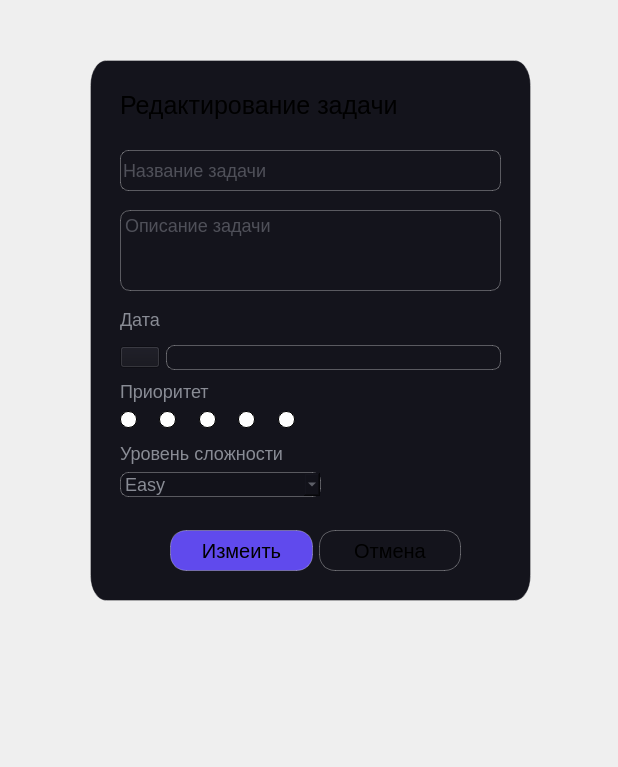
<?xml version="1.0" encoding="UTF-8"?>
<ui version="4.0">
 <class>Form</class>
 <widget class="QWidget" name="Form">
  <property name="geometry">
   <rect>
    <x>0</x>
    <y>0</y>
    <width>618</width>
    <height>767</height>
   </rect>
  </property>
  <property name="focusPolicy">
   <enum>Qt::TabFocus</enum>
  </property>
  <property name="windowTitle">
   <string>Form</string>
  </property>
  <property name="styleSheet">
   <string notr="true">QWidget {
	color:white
}
QWidget#Form {
	background-color: #12121a;
};
</string>
  </property>
  <widget class="QFrame" name="frame">
   <property name="geometry">
    <rect>
     <x>90</x>
     <y>60</y>
     <width>441</width>
     <height>541</height>
    </rect>
   </property>
   <property name="whatsThis">
    <string>&lt;html&gt;&lt;head/&gt;&lt;body&gt;&lt;p align=&quot;center&quot;&gt;ывпы&lt;/p&gt;&lt;/body&gt;&lt;/html&gt;</string>
   </property>
   <property name="styleSheet">
    <string notr="true">QFrame#frame {
	background-color:  #14141c;
	border: 1px solid rgba(255,255,255,0.3);
	border-radius : 16px solid;
}

QLineEdit {
	background-color: #14141c;
	font-size: 18px;
	color: #898c95;
	border-radius: 8px;
	border: 1px solid rgba(255,255,255,0.3);
}
QLineEdit:focus {
	border: 2px solid rgb(96, 74, 237);
	outline: 2px solid rgba(127,90,240, 0.20)
}

QRadioButton::indicator {
	width: 15px;
	height:15px;
	border:1px solid black;
	border-radius: 8px;
	background: white;
}
QRadioButton::indicator:checked{
	background: orange;
	border: 1px solid #666666;
}</string>
   </property>
   <property name="frameShape">
    <enum>QFrame::StyledPanel</enum>
   </property>
   <property name="frameShadow">
    <enum>QFrame::Raised</enum>
   </property>
   <widget class="QLabel" name="label">
    <property name="geometry">
     <rect>
      <x>30</x>
      <y>20</y>
      <width>311</width>
      <height>51</height>
     </rect>
    </property>
    <property name="whatsThis">
     <string>&lt;html&gt;&lt;head/&gt;&lt;body&gt;&lt;p align=&quot;center&quot;&gt;&lt;br/&gt;&lt;/p&gt;&lt;/body&gt;&lt;/html&gt;</string>
    </property>
    <property name="styleSheet">
     <string notr="true">font-size:25px;</string>
    </property>
    <property name="text">
     <string>Редактирование задачи</string>
    </property>
   </widget>
   <widget class="QLineEdit" name="nameEdit">
    <property name="geometry">
     <rect>
      <x>30</x>
      <y>90</y>
      <width>381</width>
      <height>41</height>
     </rect>
    </property>
    <property name="styleSheet">
     <string notr="true"/>
    </property>
    <property name="text">
     <string/>
    </property>
    <property name="placeholderText">
     <string>Название задачи</string>
    </property>
   </widget>
   <widget class="QPlainTextEdit" name="discriptionEdit">
    <property name="geometry">
     <rect>
      <x>30</x>
      <y>150</y>
      <width>381</width>
      <height>81</height>
     </rect>
    </property>
    <property name="styleSheet">
     <string notr="true">QPlainTextEdit{
background-color: #14141c;
font-size: 18px;
color: #898c95;
border-radius: 10px;
border: 1px solid rgba(255,255,255,0.3);
}
QPlainTextEdit:focus {
	border: 2px solid rgb(96, 74, 237);
	outline: 2px solid rgba(127,90,240, 0.20)
}</string>
    </property>
    <property name="placeholderText">
     <string>Описание задачи</string>
    </property>
   </widget>
   <widget class="QWidget" name="layoutWidget">
    <property name="geometry">
     <rect>
      <x>30</x>
      <y>320</y>
      <width>191</width>
      <height>50</height>
     </rect>
    </property>
    <layout class="QVBoxLayout" name="verticalLayout">
     <item>
      <widget class="QLabel" name="Priority">
       <property name="styleSheet">
        <string notr="true">color: #898c95;
font-size: 18px;</string>
       </property>
       <property name="text">
        <string>Приоритет</string>
       </property>
      </widget>
     </item>
     <item>
      <layout class="QHBoxLayout" name="horizontalLayout_2">
       <item>
        <widget class="QRadioButton" name="priorButton_1">
         <property name="sizePolicy">
          <sizepolicy hsizetype="Preferred" vsizetype="Preferred">
           <horstretch>24</horstretch>
           <verstretch>24</verstretch>
          </sizepolicy>
         </property>
         <property name="cursor">
          <cursorShape>PointingHandCursor</cursorShape>
         </property>
         <property name="focusPolicy">
          <enum>Qt::StrongFocus</enum>
         </property>
         <property name="contextMenuPolicy">
          <enum>Qt::PreventContextMenu</enum>
         </property>
         <property name="styleSheet">
          <string notr="true"/>
         </property>
         <property name="text">
          <string/>
         </property>
         <attribute name="buttonGroup">
          <string notr="true">buttonGroup</string>
         </attribute>
        </widget>
       </item>
       <item>
        <widget class="QRadioButton" name="priorButton_2">
         <property name="sizePolicy">
          <sizepolicy hsizetype="Preferred" vsizetype="Preferred">
           <horstretch>24</horstretch>
           <verstretch>24</verstretch>
          </sizepolicy>
         </property>
         <property name="cursor">
          <cursorShape>PointingHandCursor</cursorShape>
         </property>
         <property name="focusPolicy">
          <enum>Qt::StrongFocus</enum>
         </property>
         <property name="contextMenuPolicy">
          <enum>Qt::PreventContextMenu</enum>
         </property>
         <property name="styleSheet">
          <string notr="true"/>
         </property>
         <property name="text">
          <string/>
         </property>
         <attribute name="buttonGroup">
          <string notr="true">buttonGroup</string>
         </attribute>
        </widget>
       </item>
       <item>
        <widget class="QRadioButton" name="priorButton_3">
         <property name="sizePolicy">
          <sizepolicy hsizetype="Preferred" vsizetype="Preferred">
           <horstretch>24</horstretch>
           <verstretch>24</verstretch>
          </sizepolicy>
         </property>
         <property name="cursor">
          <cursorShape>PointingHandCursor</cursorShape>
         </property>
         <property name="focusPolicy">
          <enum>Qt::StrongFocus</enum>
         </property>
         <property name="contextMenuPolicy">
          <enum>Qt::PreventContextMenu</enum>
         </property>
         <property name="styleSheet">
          <string notr="true"/>
         </property>
         <property name="text">
          <string/>
         </property>
         <attribute name="buttonGroup">
          <string notr="true">buttonGroup</string>
         </attribute>
        </widget>
       </item>
       <item>
        <widget class="QRadioButton" name="priorButton_4">
         <property name="sizePolicy">
          <sizepolicy hsizetype="Preferred" vsizetype="Preferred">
           <horstretch>24</horstretch>
           <verstretch>24</verstretch>
          </sizepolicy>
         </property>
         <property name="cursor">
          <cursorShape>PointingHandCursor</cursorShape>
         </property>
         <property name="focusPolicy">
          <enum>Qt::StrongFocus</enum>
         </property>
         <property name="contextMenuPolicy">
          <enum>Qt::PreventContextMenu</enum>
         </property>
         <property name="styleSheet">
          <string notr="true"/>
         </property>
         <property name="text">
          <string/>
         </property>
         <attribute name="buttonGroup">
          <string notr="true">buttonGroup</string>
         </attribute>
        </widget>
       </item>
       <item>
        <widget class="QRadioButton" name="radioButton_5">
         <property name="sizePolicy">
          <sizepolicy hsizetype="Preferred" vsizetype="Preferred">
           <horstretch>24</horstretch>
           <verstretch>24</verstretch>
          </sizepolicy>
         </property>
         <property name="cursor">
          <cursorShape>PointingHandCursor</cursorShape>
         </property>
         <property name="focusPolicy">
          <enum>Qt::StrongFocus</enum>
         </property>
         <property name="contextMenuPolicy">
          <enum>Qt::PreventContextMenu</enum>
         </property>
         <property name="styleSheet">
          <string notr="true"/>
         </property>
         <property name="text">
          <string/>
         </property>
         <attribute name="buttonGroup">
          <string notr="true">buttonGroup</string>
         </attribute>
        </widget>
       </item>
      </layout>
     </item>
    </layout>
   </widget>
   <widget class="QWidget" name="layoutWidget">
    <property name="geometry">
     <rect>
      <x>30</x>
      <y>240</y>
      <width>381</width>
      <height>70</height>
     </rect>
    </property>
    <layout class="QVBoxLayout" name="verticalLayout_2">
     <item>
      <widget class="QLabel" name="date_label">
       <property name="styleSheet">
        <string notr="true">color: #898c95;
font-size: 18px;</string>
       </property>
       <property name="text">
        <string>Дата</string>
       </property>
      </widget>
     </item>
     <item>
      <layout class="QHBoxLayout" name="horizontalLayout">
       <item>
        <widget class="QPushButton" name="pushButton">
         <property name="cursor">
          <cursorShape>PointingHandCursor</cursorShape>
         </property>
         <property name="styleSheet">
          <string notr="true">background-color: #14141c;</string>
         </property>
         <property name="text">
          <string/>
         </property>
         <property name="icon">
          <iconset>
           <normaloff>icons/dark_theme/calendar-event-line.png</normaloff>icons/dark_theme/calendar-event-line.png</iconset>
         </property>
         <property name="iconSize">
          <size>
           <width>28</width>
           <height>28</height>
          </size>
         </property>
        </widget>
       </item>
       <item>
        <widget class="QLineEdit" name="lineEdit_2"/>
       </item>
      </layout>
     </item>
    </layout>
   </widget>
   <widget class="QWidget" name="layoutWidget">
    <property name="geometry">
     <rect>
      <x>30</x>
      <y>380</y>
      <width>201</width>
      <height>57</height>
     </rect>
    </property>
    <layout class="QVBoxLayout" name="verticalLayout_3">
     <item>
      <widget class="QLabel" name="label_2">
       <property name="styleSheet">
        <string notr="true">color: #898c95;
font-size: 18px;</string>
       </property>
       <property name="text">
        <string>Уровень сложности</string>
       </property>
      </widget>
     </item>
     <item>
      <widget class="QComboBox" name="comboBox">
       <property name="styleSheet">
        <string notr="true">QComboBox {
	background-color: #12121a;
	font-size: 18px;
	color: #898c95;
	border-radius: 8px;
	border: 1px solid rgba(255,255,255,0.3);
}

QComboBox QAbstarctItemView {
	background: black;
}
QComboBox:on {
	border: 2px solid rgb(96, 74, 237);
	outline: 2px solid rgba(127,90,240, 0.20);
	background-color: #12121a;
}


QComboBox:focus {
	border: 2px solid rgb(96, 74, 237);
	outline: 2px solid rgba(127,90,240, 0.20)
}</string>
       </property>
       <item>
        <property name="text">
         <string>Easy</string>
        </property>
       </item>
       <item>
        <property name="text">
         <string>Normal</string>
        </property>
       </item>
       <item>
        <property name="text">
         <string>Hard</string>
        </property>
       </item>
      </widget>
     </item>
    </layout>
   </widget>
   <widget class="QWidget" name="layoutWidget">
    <property name="geometry">
     <rect>
      <x>80</x>
      <y>470</y>
      <width>291</width>
      <height>41</height>
     </rect>
    </property>
    <layout class="QHBoxLayout" name="horizontalLayout_3">
     <item>
      <widget class="QPushButton" name="pushButton_2">
       <property name="sizePolicy">
        <sizepolicy hsizetype="Minimum" vsizetype="Preferred">
         <horstretch>0</horstretch>
         <verstretch>0</verstretch>
        </sizepolicy>
       </property>
       <property name="cursor">
        <cursorShape>PointingHandCursor</cursorShape>
       </property>
       <property name="styleSheet">
        <string notr="true">background: rgb(96, 74, 237);
border-radius:16px;
border: 1px solid rgba(255,255,255,0.3);
font-size: 20px;</string>
       </property>
       <property name="text">
        <string>Измеить</string>
       </property>
       <attribute name="buttonGroup">
        <string notr="true">buttonGroup_2</string>
       </attribute>
      </widget>
     </item>
     <item>
      <widget class="QPushButton" name="pushButton_3">
       <property name="sizePolicy">
        <sizepolicy hsizetype="Minimum" vsizetype="Preferred">
         <horstretch>0</horstretch>
         <verstretch>0</verstretch>
        </sizepolicy>
       </property>
       <property name="cursor">
        <cursorShape>PointingHandCursor</cursorShape>
       </property>
       <property name="styleSheet">
        <string notr="true">border: 1px solid rgba(255,255,255,0.3);
border-radius : 16px ;
font-size: 20px;</string>
       </property>
       <property name="text">
        <string>Отмена</string>
       </property>
       <attribute name="buttonGroup">
        <string notr="true">buttonGroup_2</string>
       </attribute>
      </widget>
     </item>
    </layout>
   </widget>
  </widget>
 </widget>
 <resources/>
 <connections/>
 <buttongroups>
  <buttongroup name="buttonGroup">
   <property name="exclusive">
    <bool>false</bool>
   </property>
  </buttongroup>
  <buttongroup name="buttonGroup_2"/>
 </buttongroups>
</ui>
